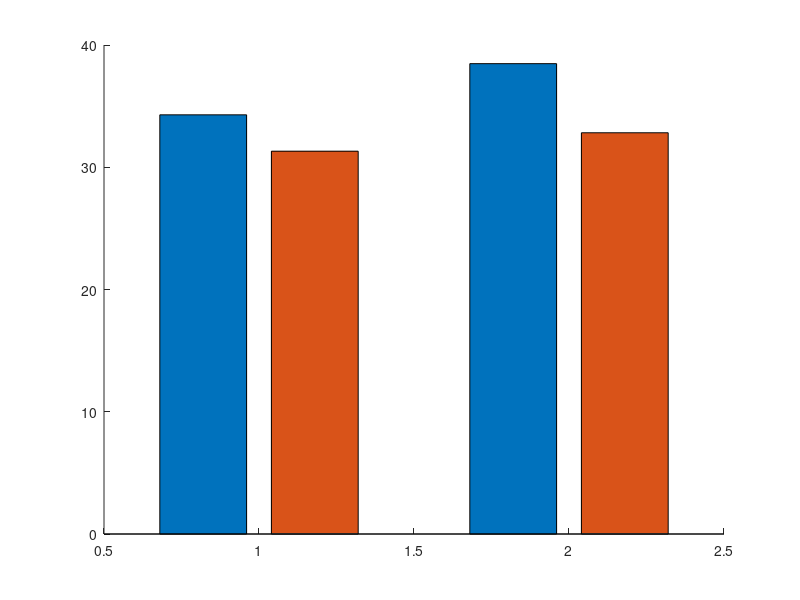

The MATLAB script that drew this image: (Note: this script raises an error after producing the figure.)
% =========================================================================
% Figure 5d: Behavioral Improvements
% =========================================================================

% Load behavioral improvement data and standard errors
load('Fig_5d.mat', 'MPI', 'SE');

% --- 1. Parameter Setup & Color Definition ---
% Define custom RGB colors (normalized)
color_post1_bar1 = [0.33, 0.55, 0.78]; % Dark Blue (Post1, Bar 1)
color_post1_bar2 = [0.60, 0.74, 0.86]; % Light Blue (Post1, Bar 2)
color_post2_bar1 = [0.89, 0.42, 0.13]; % Dark Orange (Post2, Bar 1)
color_post2_bar2 = [0.93, 0.64, 0.45]; % Light Orange (Post2, Bar 2)

% Initialize figure window
figure('Name', 'Figure 5d', 'Position', [100, 100, 500, 500], 'Color', 'w');
hold on;

% --- 2. Plot Grouped Bar Chart ---
b = bar(MPI, 'grouped');

% Remove default black edges for a cleaner look
b(1).EdgeColor = 'none';
b(2).EdgeColor = 'none';

% Apply independent colors to each specific bar
b(1).FaceColor = 'flat';
b(2).FaceColor = 'flat';

% Assign colors to the first bar of each group
b(1).CData(1,:) = color_post1_bar1; % Post1
b(1).CData(2,:) = color_post2_bar1; % Post2

% Assign colors to the second bar of each group
b(2).CData(1,:) = color_post1_bar2; % Post1
b(2).CData(2,:) = color_post2_bar2; % Post2

% --- 3. Plot Error Bars ---
% Extract the exact X-coordinates of the bar centers
x1 = b(1).XEndPoints;
x2 = b(2).XEndPoints;

% Draw error bars (dark gray, no connecting lines)
errorbar(x1, MPI(:,1), SE(:,1), 'k', 'LineStyle', 'none', ...
    'LineWidth', 1.5, 'CapSize', 5, 'Color', [0.35, 0.35, 0.35]);
errorbar(x2, MPI(:,2), SE(:,2), 'k', 'LineStyle', 'none', ...
    'LineWidth', 1.5, 'CapSize', 5, 'Color', [0.35, 0.35, 0.35]);

% --- 4. Figure Formatting & Aesthetics ---
title('Behavioral improvements', 'FontSize', 18, 'FontWeight', 'normal', 'FontName', 'Arial');
ylabel('Improvement (%)', 'FontSize', 22, 'FontName', 'Arial');

% Set X-axis labels and tick properties
set(gca, 'XTick', [1 2], 'XTickLabel', {'Post1', 'Post2'}, ...
    'FontSize', 18, 'FontName', 'Arial');

% Set Y-axis limits and ticks
ylim([0 50]);
yticks(0:10:50);

% Clean up axes (Box off, outward ticks)
box off;
set(gca, 'LineWidth', 1.5, 'TickDir', 'out', 'TickLength', [0.015 0.015]);

% Remove X-axis tick marks to maintain a clean baseline while keeping Y-axis ticks
ax = gca;
ax.XAxis.TickLength = [0 0];

hold off;
